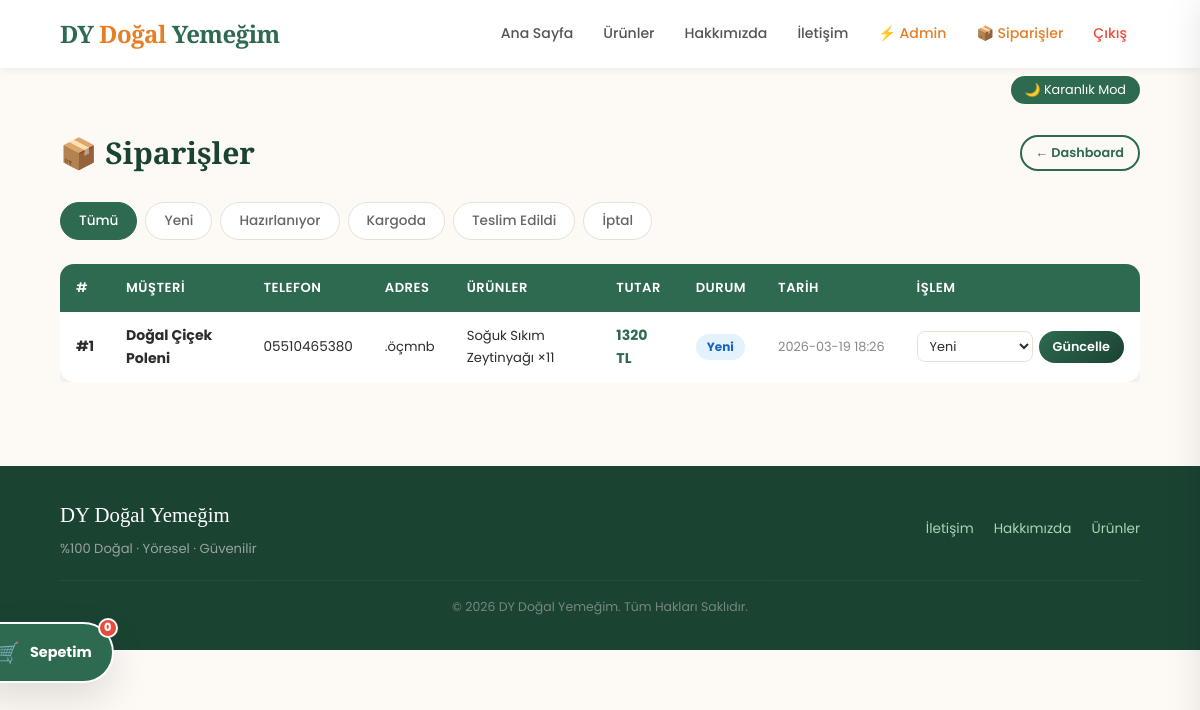
Page /admin/siparisler (signed in) on the committed database.
### tables this page shows
CREATE TABLE siparisler (
        id INTEGER PRIMARY KEY AUTOINCREMENT,
        musteri_ad TEXT, tel TEXT, adres TEXT,
        urunler_json TEXT, toplam INTEGER DEFAULT 0,
        durum TEXT DEFAULT 'Yeni',
        tarih DATETIME DEFAULT CURRENT_TIMESTAMP
    );

### app.py (the view)
@app.route('/admin/siparisler')
def admin_siparisler():
    if not session.get('admin_girdi'):
        return redirect(url_for('login'))
    durum_filtre = request.args.get('durum', '')
    conn = get_db_connection()
    if durum_filtre:
        siparisler = conn.execute('SELECT * FROM siparisler WHERE durum=? ORDER BY tarih DESC', (durum_filtre,)).fetchall()
    else:
        siparisler = conn.execute('SELECT * FROM siparisler ORDER BY tarih DESC').fetchall()
    conn.close()
    return render_template('admin_siparisler.html', siparisler=siparisler, durum_filtre=durum_filtre)

### app.py (called while the page is built)
def get_db_connection():
    db_path = os.path.join(os.path.dirname(__file__), 'dogal_yemegim.db')
    conn = sqlite3.connect(db_path)
    conn.row_factory = sqlite3.Row
    return conn

def get_sepet_adet():
    return sum(i.get('adet', 1) for i in session.get('sepet', []))

### templates/admin_siparisler.html
{% extends "layout.html" %}
{% block content %}
<div style="max-width:1100px;margin:0 auto">
    <div style="display:flex;justify-content:space-between;align-items:center;flex-wrap:wrap;gap:12px;margin-bottom:24px">
        <h1 style="font-family:'Playfair Display',serif;color:var(--primary-dark)">📦 Siparişler</h1>
        <a href="{{ url_for('admin_dashboard') }}" class="btn btn-outline btn-sm">← Dashboard</a>
    </div>
    <div style="display:flex;gap:8px;flex-wrap:wrap;margin-bottom:24px">
        {% for d in ['', 'Yeni', 'Hazırlanıyor', 'Kargoda', 'Teslim Edildi', 'İptal'] %}
        <a href="{{ url_for('admin_siparisler', durum=d) }}"
           class="cat-chip {% if durum_filtre == d %}active{% endif %}">
            {% if d == '' %}Tümü{% else %}{{ d }}{% endif %}
        </a>
        {% endfor %}
    </div>
    {% if siparisler %}
    <div style="overflow-x:auto">
    <table class="data-table">
        <thead><tr>
            <th>#</th><th>Müşteri</th><th>Telefon</th><th>Adres</th><th>Ürünler</th><th>Tutar</th><th>Durum</th><th>Tarih</th><th>İşlem</th>
        </tr></thead>
        <tbody>
        {% for s in siparisler %}
        {% set urun_listesi = s.urunler_json | tojson | tojson %}
        <tr>
            <td style="font-weight:700">#{{ s.id }}</td>
            <td><strong>{{ s.musteri_ad }}</strong></td>
            <td style="font-size:0.85rem">{{ s.tel }}</td>
            <td style="font-size:0.82rem;max-width:160px;overflow:hidden;text-overflow:ellipsis;white-space:nowrap" title="{{ s.adres }}">{{ s.adres }}</td>
            <td style="font-size:0.82rem;max-width:180px">
                {% if s.urunler_json %}
                    {% set items = s.urunler_json | from_json %}
                    {% for item in items %}
                        <div>{{ item.ad }} ×{{ item.get('adet', 1) }}</div>
                    {% endfor %}
                {% endif %}
            </td>
            <td style="font-weight:700;color:var(--primary)">{{ s.toplam }} TL</td>
            <td>
                <span class="status-badge status-{{ s.durum|lower|replace(' ','') }}">{{ s.durum }}</span>
            </td>
            <td style="color:var(--text-muted);font-size:0.8rem;white-space:nowrap">{{ s.tarih[:16] }}</td>
            <td>
                <form action="{{ url_for('siparis_durum', id=s.id) }}" method="POST" style="display:flex;gap:6px;align-items:center">
                    <select name="durum" class="form-select" style="padding:5px 8px;font-size:0.8rem;width:auto">
                        {% for d in ['Yeni', 'Hazırlanıyor', 'Kargoda', 'Teslim Edildi', 'İptal'] %}
                        <option {% if s.durum == d %}selected{% endif %}>{{ d }}</option>
                        {% endfor %}
                    </select>
                    <button type="submit" class="btn btn-primary btn-sm">Güncelle</button>
                </form>
            </td>
        </tr>
        {% endfor %}
        </tbody>
    </table>
    </div>
    {% else %}
    <div style="text-align:center;padding:60px 0;color:var(--text-muted)">
        <div style="font-size:3rem;margin-bottom:12px">📭</div>
        <p>{% if durum_filtre %}Bu kategoride{% else %}Henüz{% endif %} sipariş yok.</p>
    </div>
    {% endif %}
</div>
{% endblock %}

### static/css/style.css (style rules this page uses)
:root { --primary: #2d6a4f; --primary-dark: #1b4332; --primary-light: #52b788; --accent: #e67e22; --accent-hover: #cf6d17; --danger: #e74c3c; --success: #27ae60; --warning: #f39c12; --info: #2980b9; --white: #ffffff; --cream: #fdfaf5; --border: #e8e0d5; --text: #2c2c2c; --text-muted: #888; --shadow-sm: 0 2px 8px rgba(0,0,0,0.06); --shadow: 0 8px 24px rgba(0,0,0,0.08); --shadow-lg: 0 16px 40px rgba(0,0,0,0.12); --radius: 14px; --radius-sm: 8px; --radius-pill: 50px; --transition: 0.25s ease; }
*, *::before, *::after { box-sizing: border-box; margin: 0; padding: 0; }
html { scroll-behavior: smooth; }
body { font-family: 'Poppins', sans-serif; color: var(--text); background: var(--cream); line-height: 1.65; font-size: 15px; }
a { color: inherit; }
.cat-chip { text-decoration: none; padding: 7px 18px; border-radius: var(--radius-pill); border: 1.5px solid var(--border); color: #666; font-size: 0.85rem; font-weight: 500; transition: var(--transition); background: var(--white); }
.cat-chip.active { background: var(--primary); color: white; border-color: var(--primary); }
.btn { display: block; text-align: center; text-decoration: none; padding: 11px 16px; border-radius: var(--radius-pill); font-weight: 600; font-size: 0.88rem; border: none; cursor: pointer; font-family: 'Poppins', sans-serif; transition: opacity var(--transition), transform var(--transition); line-height: 1.4; }
.btn-primary { background: linear-gradient(135deg, var(--primary), var(--primary-dark)); color: white; }
.btn-outline { background: transparent; color: var(--primary); border: 2px solid var(--primary); }
.btn-sm { padding: 7px 14px; font-size: 0.8rem; }
.data-table { width: 100%; border-collapse: collapse; background: var(--white); border-radius: var(--radius); overflow: hidden; box-shadow: var(--shadow); }
.data-table th { background: var(--primary); color: white; padding: 13px 16px; text-align: left; font-size: 0.82rem; font-weight: 600; text-transform: uppercase; letter-spacing: 0.5px; }
.data-table td { padding: 12px 16px; border-bottom: 1px solid #f0ece4; font-size: 0.88rem; vertical-align: middle; }
.data-table tr:last-child td { border-bottom: none; }
.status-badge { display: inline-block; padding: 3px 11px; border-radius: var(--radius-pill); font-size: 0.75rem; font-weight: 700; }
.status-yeni { background: #e3f2fd; color: #1565c0; }
.form-input, .form-select, .form-textarea { width: 100%; padding: 11px 14px; border: 1.5px solid var(--border); border-radius: var(--radius-sm); font-family: 'Poppins', sans-serif; font-size: 0.9rem; outline: none; background: var(--white); transition: border-color var(--transition); color: var(--text); }

### rows in the picture
siparisler: id "1", musteri_ad "Doğal Çiçek Poleni", tel "05510465380", adres ".öçmnb", ad "Soğuk Sıkım Zeytinyağı", get "11", toplam "1320", durum "Yeni", tarih "2026-03-19 18:26"

### other values in the picture
{{ d }} "Yeni" "Hazırlanıyor" "Kargoda" "Teslim Edildi" "İptal"
{{ get_sepet_adet() }} "0"
